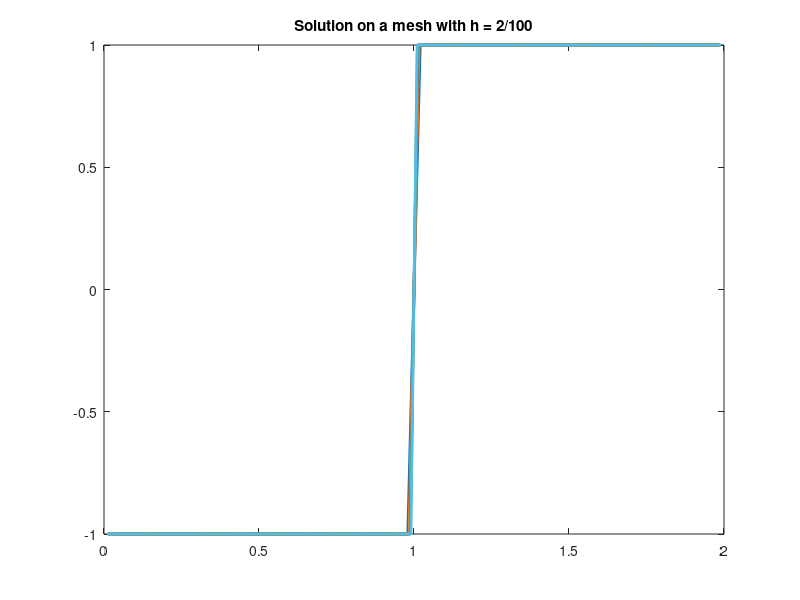

The MATLAB source for this figure:
% Solution06: Problem 3
% This script was written for EPFL MATH459, Numerical Methods for
% Conservation Laws. The invisvid Burgers equation is solved using the
% Roe flux

clc
clear all
close all

% Initial left and right states for the Riemann Problem
U0 = @(x) -1*(x<1) + 1*(x>1);

FinalTime = 0.25;

% Roe flux
RoeFlux =@(UL,UR) 0.5*UL.^2.*( (UL+UR) >=0) + 0.5*UR.^2.*( (UL+UR) <0);


% Discretization
l = 50:10:100;
%l = 51:10:101;
%l = 50:5:100;

M = length(l);

for i=1:M
    h = 2/l(i);
    k = 0.5*h;
    xf = 0:h:2;
    xc = 0.5*h:h:2-0.5*h;
    N  = length(xc);
    
    % Finding cell-average values of initial condition
    % Since we are looking at first-order schemes, it is enough to
    % approximate the integrals using the mid-point quadrature rule. This
    % essentially means we take the cell-center values as the cell-averages
    U = U0(xc);
    
    time = 0;
    while(time<FinalTime)
        
        if(time+k>FinalTime)
            k = FinalTime-time;
        end
        
        U_ext = [U(1),U,U(end)];
        
        Flux  = RoeFlux(U_ext(1:end-1),U_ext(2:end));
        
        U = U - (k/h)*(Flux(2:end) - Flux(1:end-1));
        
        time = time + k;
    end
    
    figure(1)
    plot(xc,U,'LineWidth',2)
    title(['Solution on a mesh with h = 2/',num2str(l(i))])
    hold all
    pause(0.1)
    
end


